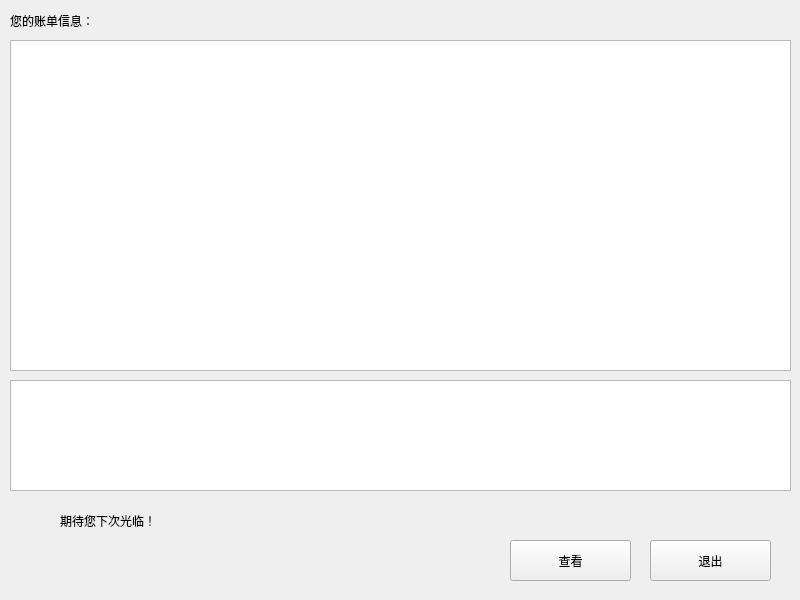
<?xml version="1.0" encoding="UTF-8"?>
<ui version="4.0">
 <class>Dinein_pay</class>
 <widget class="QWidget" name="Dinein_pay">
  <property name="geometry">
   <rect>
    <x>0</x>
    <y>0</y>
    <width>800</width>
    <height>600</height>
   </rect>
  </property>
  <property name="windowTitle">
   <string>确认订单并付款</string>
  </property>
  <widget class="QPushButton" name="pushButton">
   <property name="geometry">
    <rect>
     <x>650</x>
     <y>540</y>
     <width>121</width>
     <height>41</height>
    </rect>
   </property>
   <property name="styleSheet">
    <string notr="true">font: 12pt &quot;Agency FB&quot;;</string>
   </property>
   <property name="text">
    <string>退出</string>
   </property>
  </widget>
  <widget class="QPushButton" name="lookButton">
   <property name="geometry">
    <rect>
     <x>510</x>
     <y>540</y>
     <width>121</width>
     <height>41</height>
    </rect>
   </property>
   <property name="styleSheet">
    <string notr="true">font: 12pt &quot;Agency FB&quot;;</string>
   </property>
   <property name="text">
    <string>查看</string>
   </property>
  </widget>
  <widget class="QLabel" name="label_2">
   <property name="geometry">
    <rect>
     <x>60</x>
     <y>480</y>
     <width>241</width>
     <height>81</height>
    </rect>
   </property>
   <property name="styleSheet">
    <string notr="true">font: 14pt &quot;华文彩云&quot;;</string>
   </property>
   <property name="text">
    <string>期待您下次光临！</string>
   </property>
  </widget>
  <widget class="QTableView" name="ordertable">
   <property name="geometry">
    <rect>
     <x>10</x>
     <y>40</y>
     <width>781</width>
     <height>331</height>
    </rect>
   </property>
  </widget>
  <widget class="QLabel" name="label_3">
   <property name="geometry">
    <rect>
     <x>10</x>
     <y>-30</y>
     <width>281</width>
     <height>101</height>
    </rect>
   </property>
   <property name="styleSheet">
    <string notr="true">font: 12pt &quot;幼圆&quot;;</string>
   </property>
   <property name="text">
    <string>您的账单信息：</string>
   </property>
  </widget>
  <widget class="QTableView" name="billtable">
   <property name="geometry">
    <rect>
     <x>10</x>
     <y>380</y>
     <width>781</width>
     <height>111</height>
    </rect>
   </property>
  </widget>
 </widget>
 <resources/>
 <connections/>
</ui>
